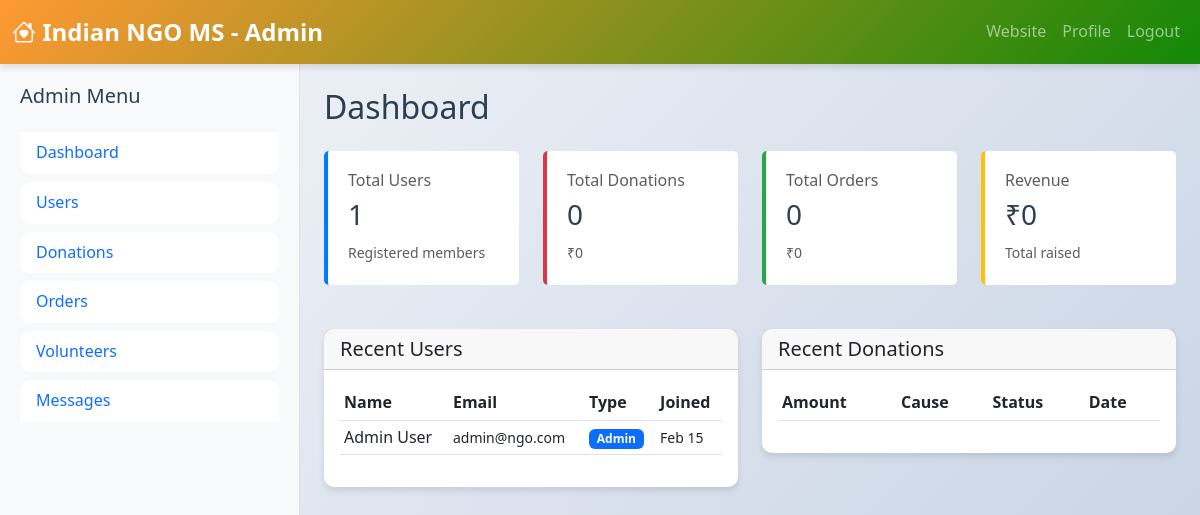
/admin.php (signed in), run on the app's committed database.
### tables this page shows
CREATE TABLE IF NOT EXISTS `users` (
    `id` INT PRIMARY KEY AUTO_INCREMENT,
    `name` VARCHAR(100) NOT NULL,
    `email` VARCHAR(100) UNIQUE NOT NULL,
    `password` VARCHAR(255) NOT NULL,
    `phone` VARCHAR(20),
    `city` VARCHAR(50),
    `state` VARCHAR(50),
    `user_type` ENUM('donor', 'volunteer', 'ngo', 'admin') DEFAULT 'donor',
    `created_at` TIMESTAMP DEFAULT CURRENT_TIMESTAMP,
    `updated_at` TIMESTAMP DEFAULT CURRENT_TIMESTAMP ON UPDATE CURRENT_TIMESTAMP,
    INDEX `idx_email` (`email`),
    INDEX `idx_user_type` (`user_type`)
);

### admin.php (the view, shortened to what this page needs)
<?php
global $conn;
$action = $_GET['action'] ?? 'dashboard';
$total_users = 0;
$total_donations = 0;
$total_orders = 0;
$stmt = $conn->prepare("SELECT COUNT(*) as count FROM users");
if ($stmt) {
    $stmt->execute();
    $result = $stmt->get_result();
    $row = $result->fetch_assoc();
    $total_users = $row['count'];
}
$stmt = $conn->prepare("SELECT COUNT(*) as count, SUM(amount) as total_amount FROM donations");
if ($stmt) {
    $stmt->execute();
    $result = $stmt->get_result();
    $row = $result->fetch_assoc();
    $total_donations = $row['count'];
    $total_donation_amount = $row['total_amount'] ?? 0;
}
$stmt = $conn->prepare("SELECT COUNT(*) as count, SUM(total_amount) as total_amount FROM orders");
if ($stmt) {
    $stmt->execute();
    $result = $stmt->get_result();
    $row = $result->fetch_assoc();
    $total_orders = $row['count'];
    $total_order_amount = $row['total_amount'] ?? 0;
}
?>
<!DOCTYPE html>
<html lang="en">
<head>
    <link href="https://cdn.jsdelivr.net/npm/bootstrap@5.3.0/dist/css/bootstrap.min.css" rel="stylesheet">
    <link rel="stylesheet" href="https://cdn.jsdelivr.net/npm/bootstrap-icons@1.10.0/font/bootstrap-icons.css">
    <link rel="stylesheet" href="../../assets/css/style.css">
</head>
<body>
    <nav class="navbar navbar-expand-lg navbar-dark bg-dark">
        <div class="container-fluid">
            <a class="navbar-brand" href="index.php"><i class="bi bi-house-heart"></i> Indian NGO MS - Admin</a>
            <div class="collapse navbar-collapse" id="navbarNav">
                <ul class="navbar-nav ms-auto">
                    <li class="nav-item"><a class="nav-link" href="index.php">Website</a></li>
                    <li class="nav-item"><a class="nav-link" href="profile.php">Profile</a></li>
                    <li class="nav-item"><a class="nav-link" href="logout.php">Logout</a></li>
                </ul>
            </div>
        </div>
    </nav>
    <div class="container-fluid">
        <div class="row">
            <div class="col-md-3 sidebar">
                <h5 class="mb-4">Admin Menu</h5>
                <ul class="list-group list-group-flush">
                    <li class="list-group-item"><a href="admin.php?action=dashboard" class="text-decoration-none">Dashboard</a></li>
                    <li class="list-group-item"><a href="admin.php?action=users" class="text-decoration-none">Users</a></li>
                    <li class="list-group-item"><a href="admin.php?action=donations" class="text-decoration-none">Donations</a></li>
                    <li class="list-group-item"><a href="admin.php?action=orders" class="text-decoration-none">Orders</a></li>
                    <li class="list-group-item"><a href="admin.php?action=volunteers" class="text-decoration-none">Volunteers</a></li>
                    <li class="list-group-item"><a href="admin.php?action=messages" class="text-decoration-none">Messages</a></li>
                </ul>
            </div>
            <div class="col-md-9 p-4">
                <?php if ($action === 'dashboard'): ?>
                    <h2 class="mb-4">Dashboard</h2>
                    <div class="row">
                        <div class="col-md-3">
                            <div class="stat-card">
                                <h6 class="text-muted mb-2">Total Users</h6>
                                <h3><?php echo $total_users; ?></h3>
                                <small class="text-muted">Registered members</small>
                            </div>
                        </div>
                        <div class="col-md-3">
                            <div class="stat-card danger">
                                <h6 class="text-muted mb-2">Total Donations</h6>
                                <h3><?php echo $total_donations; ?></h3>
                                <small class="text-muted">₹<?php echo number_format($total_donation_amount, 0); ?></small>
                            </div>
                        </div>
                        <div class="col-md-3">
                            <div class="stat-card success">
                                <h6 class="text-muted mb-2">Total Orders</h6>
                                <h3><?php echo $total_orders; ?></h3>
                                <small class="text-muted">₹<?php echo number_format($total_order_amount, 0); ?></small>
                            </div>
                        </div>
                        <div class="col-md-3">
                            <div class="stat-card warning">
                                <h6 class="text-muted mb-2">Revenue</h6>
                                <h3>₹<?php echo number_format($total_order_amount + $total_donation_amount, 0); ?></h3>
                                <small class="text-muted">Total raised</small>
                            </div>
                        </div>
                    </div>
                    <div class="row mt-4">
                        <div class="col-md-6">
                            <div class="card">
                                <div class="card-header">
                                    <h5 class="mb-0">Recent Users</h5>
                                </div>
                                <div class="card-body">
                                    <div class="table-responsive">
                                        <table class="table table-sm">
                                            <tr>
                                                <th>Name</th>
                                                <th>Email</th>
                                                <th>Type</th>
                                                <th>Joined</th>
                                            </tr>
                                            <?php
                                            $stmt = $conn->prepare("SELECT name, email, user_type, created_at FROM users ORDER BY created_at DESC LIMIT 5");
                                            if ($stmt) {
                                                $stmt->execute();
                                                $result = $stmt->get_result();
                                                while ($row = $result->fetch_assoc()) {
                                                    echo '<tr>';
                                                    echo '<td>' . htmlspecialchars($row['name']) . '</td>';
                                                    echo '<td><small>' . htmlspecialchars($row['email']) . '</small></td>';
                                                    echo '<td><span class="badge bg-primary">' . ucfirst($row['user_type']) . '</span></td>';
                                                    echo '<td><small>' . date('M d', strtotime($row['created_at'])) . '</small></td>';
                                                    echo '</tr>';
                                                }
                                            }
                                            ?>
                                        </table>
                                    </div>
                                </div>
                            </div>
                        </div>
                        <div class="col-md-6">
                            <div class="card">
                                <div class="card-header">
                                    <h5 class="mb-0">Recent Donations</h5>
                                </div>
                                <div class="card-body">
                                    <div class="table-responsive">
                                        <table class="table table-sm">
                                            <tr>
                                                <th>Amount</th>
                                                <th>Cause</th>
                                                <th>Status</th>
                                                <th>Date</th>
                                            </tr>
                                        </table>
                                    </div>
                                </div>
                            </div>
                        </div>
                    </div>
                <?php else: ?>
                    <h2 class="mb-4">Coming Soon</h2>
                    <p>This section is under development.</p>
                <?php endif; ?>
            </div>
        </div>
    </div>
</body>
</html>

### css/style.css (style rules this page uses)
:root { --primary-color: #FF9933; --secondary-color: #FFFFFF; --accent-color: #128807; --dark-color: #2C3E50; --light-bg: #F8F9FA; --shadow: 0 4px 6px rgba(0, 0, 0, 0.1); --border-radius: 10px; }
body { font-family: 'Segoe UI', Tahoma, Geneva, Verdana, sans-serif; line-height: 1.6; color: var(--dark-color); background: linear-gradient(135deg, #f5f7fa 0%, #c3cfe2 100%); min-height: 100vh; }
.navbar { background: linear-gradient(135deg, var(--primary-color), var(--accent-color)) !important; box-shadow: var(--shadow); backdrop-filter: blur(10px); }
.navbar-brand { font-weight: bold; font-size: 1.5rem; }
.nav-link { font-weight: 500; transition: all 0.3s ease; }
.card { border: none; border-radius: var(--border-radius); box-shadow: var(--shadow); transition: all 0.3s ease; }
.list-group-item { border: none; border-radius: var(--border-radius); margin-bottom: 0.5rem; transition: all 0.3s ease; }

### admin.php (style rules this page uses)
.sidebar { background-color: #f8f9fa; border-right: 1px solid #dee2e6; min-height: calc(100vh - 56px); padding: 20px; }
.stat-card { border-left: 4px solid #007bff; padding: 20px; background: white; border-radius: 5px; margin-bottom: 20px; }
.stat-card.danger { border-left-color: #dc3545; }
.stat-card.success { border-left-color: #28a745; }
.stat-card.warning { border-left-color: #ffc107; }

### data on the page
users: name "Admin User", email "admin@ngo.com", user_type "Admin", created_at "Feb 15"

### other printed values
$total_users "1"
$total_donations "0"
$total_donation_amount "0"
$total_orders "0"
$total_order_amount "0"
$total_order_amount + $total_donation_amount "0"
